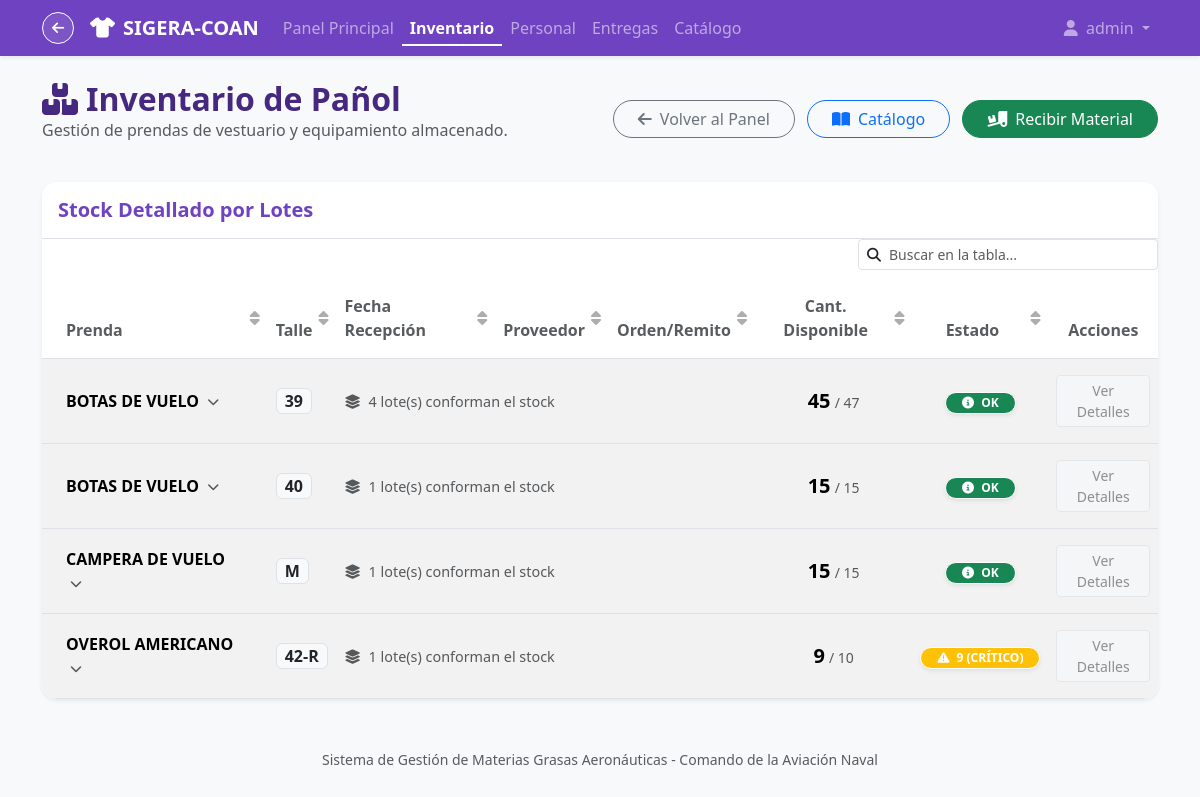
Screenshot of /sigera/stock/ (signed in) with the database file from the repository.
### core/models.py (models this page shows)
class CustomUser(AbstractUser):
    unit = models.ForeignKey(
        'Unit',
        on_delete=models.SET_NULL,
        null=True,
        blank=True,
        related_name='users',
        verbose_name="Unidad / Escuadrilla Asignada",
        help_text="Asignar una unidad para restringir al usuario a consumos únicamente de esta ubicación."
    )

### sigera/models.py (models this page shows, shortened)
class ClothingSize(models.Model):
    clothing_type = models.ForeignKey(ClothingType, on_delete=models.CASCADE, related_name="sizes", verbose_name="Prenda")
    size = models.CharField(max_length=50, verbose_name="Talle", help_text="Ej: S, M, L, XL, 42, 44")
    class Meta:
        verbose_name = "Talle de Prenda"
        verbose_name_plural = "Talles de Prendas"
        unique_together = ('clothing_type', 'size')

class ClothingType(models.Model):
    name = models.CharField(max_length=150, verbose_name="Nombre de la Prenda", help_text="Ej: Mameluco de Vuelo, Borceguíes")
    description = models.TextField(blank=True, null=True, verbose_name="Descripción")
    nato_stock_number = models.CharField(max_length=100, verbose_name="N.N.E. / N.S.N.", blank=True, null=True)
    shelf_life_months = models.PositiveIntegerField(verbose_name="Vida Útil Teórica (Meses)", help_text="Tiempo estimado de uso antes de requerir reemplazo")
    must_be_returned = models.BooleanField(default=True, verbose_name="¿Debe ser devuelta?", help_text="Indica si esta prenda debe ser devuelta al pañol cuando el personal la cese de usar.")
    class Meta:
        verbose_name = "Tipo de Prenda"
        verbose_name_plural = "Tipos de Prendas"

class StockThreshold(models.Model):
    name = models.CharField(max_length=50, verbose_name="Nombre de la Categoría", help_text="Ej: Suficiente, OK, Crítico")
    min_quantity = models.PositiveIntegerField(verbose_name="Cantidad Mínima", help_text="Incluye esta cantidad")
    max_quantity = models.PositiveIntegerField(null=True, blank=True, verbose_name="Cantidad Máxima", help_text="Hasta esta cantidad (deja vacío para ilimitado)")
    color = models.CharField(max_length=20, choices=[
        ('danger', 'Rojo (Peligro)'),
        ('warning', 'Naranja (Advertencia)'),
        ('info', 'Azul (Información)'),
        ('success', 'Verde (Éxito)'),
        ('secondary', 'Gris (Secundario)'),
    ], default='secondary', verbose_name="Color del Badge")
    icon = models.CharField(max_length=50, default='fa-circle', verbose_name="Ícono de FontAwesome", help_text="Ej: fa-circle-check, fa-triangle-exclamation")
    order = models.PositiveIntegerField(default=0, verbose_name="Orden de Aparición")
    class Meta:
        verbose_name = "Umbral de Stock"
        verbose_name_plural = "Umbrales de Stock"
        ordering = ['order']
    def matches(self, quantity):
        if quantity is None:
            quantity = 0
        if self.max_quantity is not None:
            return self.min_quantity <= quantity <= self.max_quantity
        else:
            return quantity >= self.min_quantity

### sigera/views.py (the view)
# urls.py: path('stock/', views.stock_list, name='stock_list'),
@login_required
def stock_list(request):
    from django.db.models import Sum
    stock_thresholds = list(StockThreshold.objects.order_by('order'))
    stock_batches = ClothingBatch.objects.filter(
        available_quantity__gt=0
    ).select_related('clothing_size__clothing_type').order_by(
        'clothing_size__clothing_type__name', 'clothing_size__size', 'reception_date'
    )
    for batch in stock_batches:
        quantity = batch.available_quantity or 0
        for threshold in stock_thresholds:
            if threshold.matches(quantity):
                batch.stock_category = threshold
                break
        else:
            batch.stock_category = None
    grouped_stock = []
    current_group = None
    for batch in stock_batches:
        if current_group is None or current_group['clothing_size'] != batch.clothing_size:
            if current_group is not None:
                total_qty = current_group['total_available']
                for threshold in stock_thresholds:
                    if threshold.matches(total_qty):
                        current_group['stock_category'] = threshold
                        break
                grouped_stock.append(current_group)
            current_group = {
                'clothing_size': batch.clothing_size,
                'clothing_type_name': batch.clothing_size.clothing_type.name,
                'size': batch.clothing_size.size,
                'total_available': 0,
                'total_initial': 0,
                'batches': [],
                'stock_category': None
            }
        current_group['batches'].append(batch)
        current_group['total_available'] += (batch.available_quantity or 0)
        current_group['total_initial'] += (batch.initial_quantity or 0)
    if current_group is not None:
        total_qty = current_group['total_available']
        for threshold in stock_thresholds:
            if threshold.matches(total_qty):
                current_group['stock_category'] = threshold
                break
        grouped_stock.append(current_group)
    context = {
        'grouped_stock': grouped_stock,
    }
    return render(request, 'sigera/stock_list.html', context)

### sigera/templates/sigera/stock_list.html (shortened to what this page needs)
{% extends 'sigera/base_sigera.html' %}
{% load static %}
{% block content %}
<div class="row align-items-center mb-4 mt-2">
    <div class="col-md-6">
        <h2 class="fw-bold mb-0" style="color: #462880;"><i class="fa-solid fa-boxes-stacked me-2"></i>Inventario de Pañol</h2>
        <p class="text-muted">Gestión de prendas de vestuario y equipamiento almacenado.</p>
    </div>
    <div class="col-md-6 text-md-end">
        <a href="{% url 'sigera:home' %}" class="btn btn-outline-secondary rounded-pill px-4 me-2 mb-2 mb-md-0">
            <i class="fa-solid fa-arrow-left me-2"></i>Volver al Panel
        </a>
        <a href="{% url 'sigera:catalog_list' %}" class="btn btn-outline-primary rounded-pill px-4 me-2 mb-2 mb-md-0">
            <i class="fa-solid fa-book-open me-2"></i>Catálogo
        </a>
        <a href="{% url 'sigera:batch_create' %}" class="btn btn-success rounded-pill px-4 mb-2 mb-md-0">
            <i class="fa-solid fa-truck-ramp-box me-2"></i>Recibir Material
        </a>
    </div>
</div>
<div class="card shadow-sm border-0 mb-5" style="border-radius: 15px; overflow: hidden;">
    <div class="card-header bg-white border-bottom py-3">
        <h5 class="mb-0 fw-bold" style="color: #6f42c1;">Stock Detallado por Lotes</h5>
    </div>
    <div class="card-body p-0">
        <div class="table-responsive">
            <table class="table table-hover table-striped align-middle mb-0">
                <thead style="background-color: #f8f9fa;">
                    <tr>
                        <th scope="col" class="py-3 px-4 text-muted">Prenda</th>
                        <th scope="col" class="py-3 text-muted">Talle</th>
                        <th scope="col" class="py-3 text-muted">Fecha Recepción</th>
                        <th scope="col" class="py-3 text-muted">Proveedor</th>
                        <th scope="col" class="py-3 text-muted">Orden/Remito</th>
                        <th scope="col" class="py-3 text-muted text-center">Cant. Disponible</th>
                        <th scope="col" class="py-3 text-muted text-center">Estado</th>
                        <th scope="col" class="py-3 text-muted text-center">Acciones</th>
                    </tr>
                </thead>
                <tbody class="border-top-0">
                    {% for group in grouped_stock %}
                        <tr data-bs-toggle="collapse" data-bs-target="#group-{{ forloop.counter }}" style="cursor: pointer; background-color: #fdfdfd;" class="accordion-toggle border-bottom">
                            <td class="px-4 py-3 fw-bold">{{ group.clothing_type_name }} <a href="javascript:void(0)" class="ms-1 text-muted" title="Ver detalle de lotes"><i class="fa-solid fa-chevron-down fa-xs"></i></a></td>
                            <td class="py-3">
                                <span class="badge bg-light text-dark border px-2 py-1 fs-6">{{ group.size }}</span>
                            </td>
                            <td colspan="3" class="py-3 text-muted" style="font-size: 0.9em;">
                                <i class="fa-solid fa-layer-group me-1"></i> {{ group.batches|length }} lote(s) conforman el stock
                            </td>
                            <td class="text-center py-3">
                                <span class="fs-5 fw-bold">{{ group.total_available }}</span> <span class="text-muted small">/ {{ group.total_initial }}</span>
                            </td>
                            <td class="text-center py-3">
                                {% if group.stock_category %}
                                    <span class="badge rounded-pill bg-{{ group.stock_category.color }} px-3 shadow-sm border border-white" title="{{ group.stock_category.name }}">
                                        <i class="fa-solid {{ group.stock_category.icon }} me-1"></i>
                                        {% if group.stock_category.max_quantity and group.stock_category.min_quantity != group.stock_category.max_quantity %}
                                            {{ group.total_available }} ({{ group.stock_category.name }})
                                        {% else %}
                                            {{ group.stock_category.name }}
                                        {% endif %}
                                    </span>
                                {% else %}
                                    <span class="badge rounded-pill bg-secondary px-3 shadow-sm border border-white">
                                        <i class="fa-solid fa-question me-1"></i> {{ group.total_available }} (SIN CATEGORÍA)
                                    </span>
                                {% endif %}
                            </td>
                            <td class="py-3 text-center">
                                <button class="btn btn-sm btn-light border text-muted" disabled title="Haz clic en la fila para ver los lotes">Ver Detalles</button>
                            </td>
                        </tr>
                    {% endfor %}
                </tbody>
            </table>
        </div>
    </div>
</div>
{% endblock %}

### sigera/templates/sigera/base_sigera.html (shortened to what this page needs)
{% extends 'base.html' %}
{% load static %}
{% block navbar %}
<nav class="navbar navbar-expand-lg navbar-dark shadow-sm mb-4" style="background-color: #6f42c1;">
    <div class="container">
        <a href="/" class="btn btn-sm text-white border-white me-3" style="border-radius: 50%; width: 32px; height: 32px; padding: 0; display: flex; align-items: center; justify-content: center; background: rgba(255,255,255,0.1);" title="Volver al Portal">
            <i class="fa-solid fa-arrow-left"></i>
        </a>
        <a class="navbar-brand d-flex align-items-center" href="{% url 'sigera:home' %}">
            <i class="fa-solid fa-shirt me-2"></i>
            <strong>SIGERA-COAN</strong>
        </a>
        <div class="collapse navbar-collapse" id="sigeraNav">
            <ul class="navbar-nav me-auto">
                <li class="nav-item">
                    <a class="nav-link {% if request.resolver_match.url_name == 'home' %}active fw-bold text-white border-bottom border-2 border-white pb-1{% endif %}" href="{% url 'sigera:home' %}">Panel Principal</a>
                </li>
                {% if user.is_authenticated %}
                <li class="nav-item">
                    <a class="nav-link {% if 'stock' in request.resolver_match.url_name %}active fw-bold text-white border-bottom border-2 border-white pb-1{% endif %}" href="{% url 'sigera:stock_list' %}">Inventario</a>
                </li>
                <li class="nav-item">
                    <a class="nav-link {% if 'personnel' in request.resolver_match.url_name %}active fw-bold text-white border-bottom border-2 border-white pb-1{% endif %}" href="{% url 'sigera:personnel_list' %}">Personal</a>
                </li>
                <li class="nav-item">
                    <a class="nav-link {% if 'assignment' in request.resolver_match.url_name %}active fw-bold text-white border-bottom border-2 border-white pb-1{% endif %}" href="{% url 'sigera:assignment_list' %}">Entregas</a>
                </li>
                <li class="nav-item">
                    <a class="nav-link {% if 'catalog' in request.resolver_match.url_name %}active fw-bold text-white border-bottom border-2 border-white pb-1{% endif %}" href="{% url 'sigera:catalog_list' %}">Catálogo</a>
                </li>
                {% endif %}
            </ul>
            <ul class="navbar-nav ms-auto">
                {% if user.is_authenticated %}
                    <li class="nav-item dropdown">
                        <a class="nav-link dropdown-toggle" href="#" id="userDropdown" role="button" data-bs-toggle="dropdown" aria-expanded="false">
                            <i class="fa-solid fa-user me-1"></i> {{ user.username }}
                        </a>
                    </li>
                {% else %}
                    <li class="nav-item">
                        <a class="nav-link" href="{% url 'login' %}">Iniciar Sesión</a>
                    </li>
                {% endif %}
            </ul>
        </div>
    </div>
</nav>
{% endblock %}

### rows the page displays
CustomUser: username "admin"
ClothingSize: clothing_type_name "BOTAS DE VUELO", size "39", batches|length "4", total_available "45", total_initial "47", stock_category.name "OK"
ClothingSize: clothing_type_name "BOTAS DE VUELO", size "40", batches|length "1", total_available "15", total_initial "15", stock_category.name "OK"
ClothingSize: clothing_type_name "CAMPERA DE VUELO", size "M", batches|length "1", total_available "15", total_initial "15", stock_category.name "OK"
ClothingSize: clothing_type_name "OVEROL AMERICANO", size "42-R", batches|length "1", total_available "9", total_initial "10", stock_category.name "CRÍTICO"
